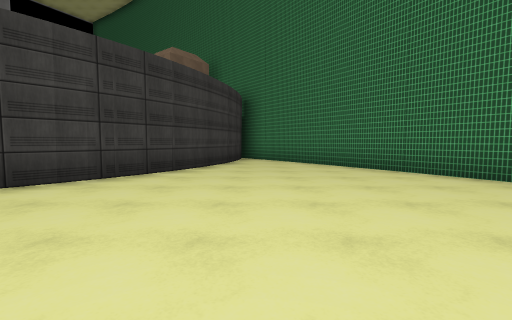
[1] (above)

15 first-person views from a walk through a 3-D level made in the Unity game engine. The camera is 1.3 m above the floor, tilts 4° down and sees 90° across. The floor is counted in squares, 2 m on a side. Each view is taken from the middle of a square. On the plan, view 1 faces up. The plan holds only what a view shows up to about 9 squares ahead; the rest is blank. The place goes on beyond the plan. Some animated figures are not drawn. Some surface patterns are stand-ins.

[2]
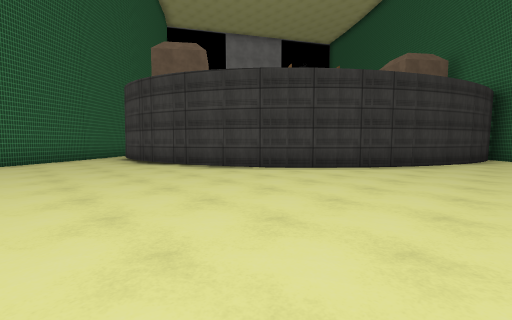

[3]
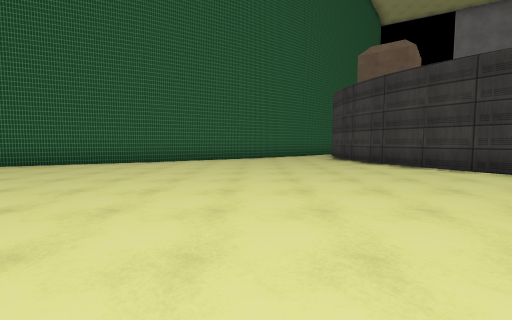

[4]
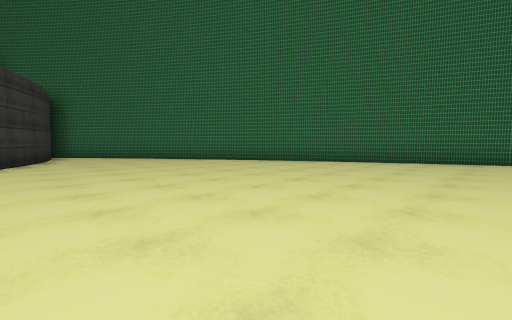

[5]
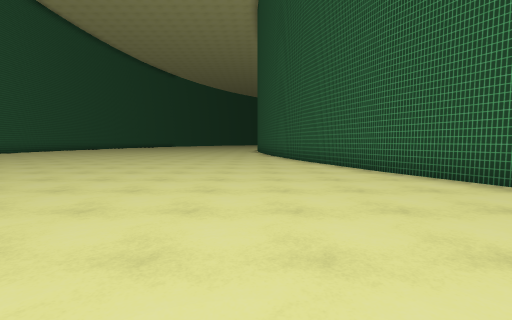

[6]
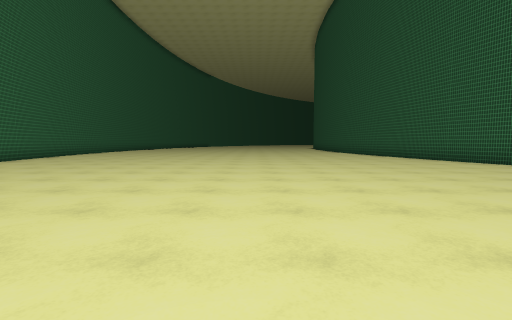

[7]
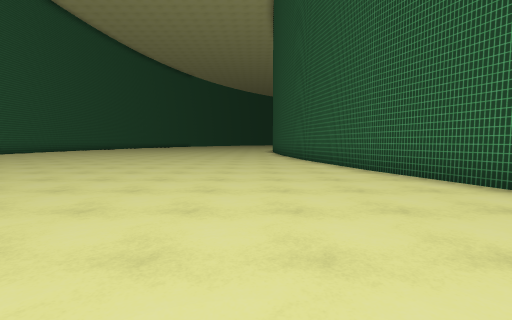

[8]
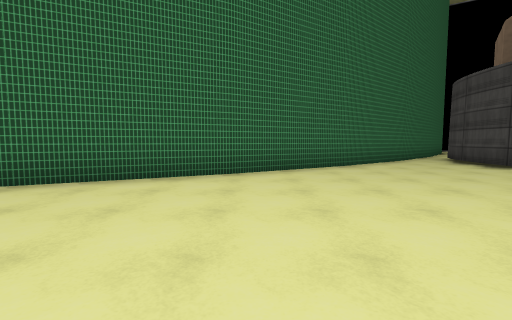

[9]
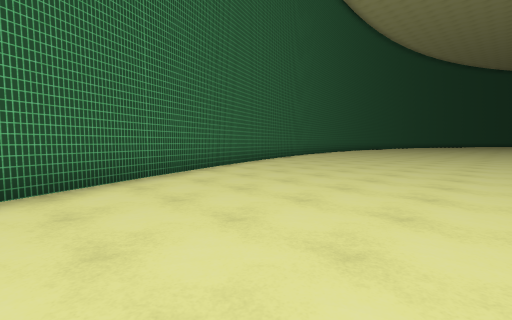

[10]
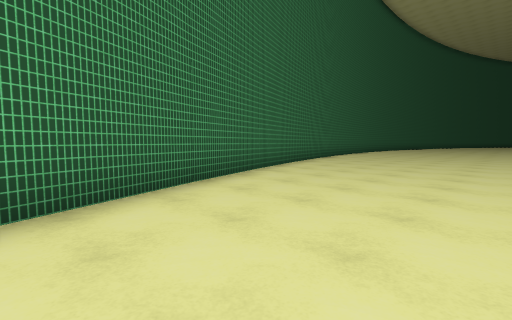

[11]
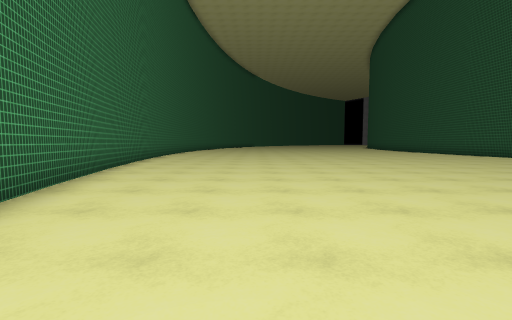

[12]
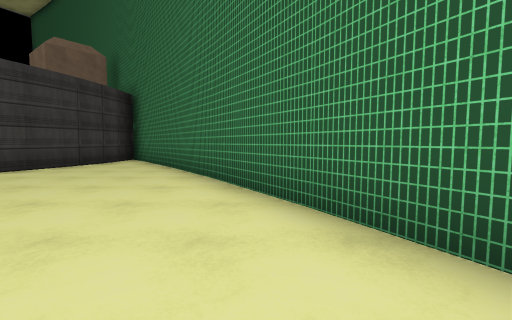

[13]
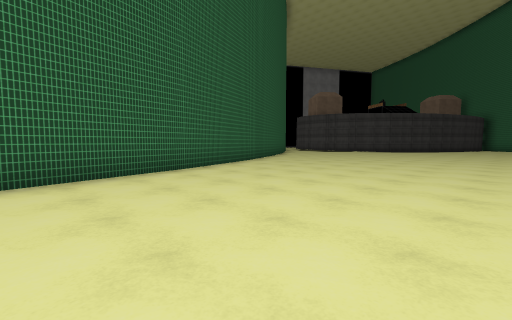

[14]
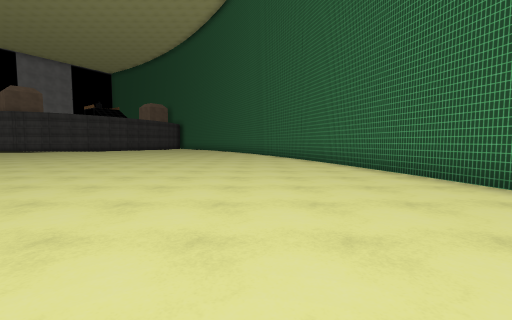

[15]
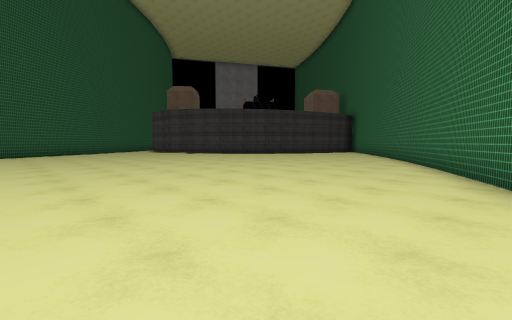

### Floor plan
Points are (right, up) in squares from view 1. A wall is a line through its corners. A room is listed if a view was taken in it or the views show most of it. See-through windows are left out.
Room 1 (views 1, 2, 3, 4, 5, 6, 7, 8, 9, 10, 11, 12, 13, 14, 15)
walls: (7, -0.7) (3.3, 5.7); (-5.8, -8.5) (-4.6, -11.8) (-3.8, -15.1); (-7.3, -5.4) (-5.7, -8.7); (9.6, -7.5) (6.9, -0.6); (-5, 2.4) (-6.1, 1.7); (-6, 1.8) (-6.8, 1.4); (-6.7, 1.5) (-7.2, 1.3); (-7.1, 1.3) (-7.9, 1.1); (-9.1, -2.5) (-7.2, -5.6); (-7.8, 1.2) (-8.9, 1.1); (3.3, 5.6) (0.4, 9.7); (-1.8, 5.8) (-2.6, 4.7) (-3.7, 3.4) (-5.1, 2.3); (-8.7, 1.1) (-9.4, 1.1); (-9.3, 1.1) (-10.1, 1.3); (10.8, -12.3) (9.5, -7.5); (-9.9, 1.2) (-10.6, 1.5); (-1, 7.7) (-1.8, 5.7); (-11.1, 0.3) (-9, -2.5); (11.1, -15.1) (10.7, -12.2); (-0.6, 9.3) (-0.8, 8.4) (-1, 7.6); (0.4, 9.6) (-0.4, 10.4); (-0.6, 10) (-0.6, 9.1)

Where each view was taken, in squares from view 1:
view 1: 0 up, 0 right, facing up
view 2: 2 down, 0 right, facing up-left
view 3: 2 down, 1 right, facing left
view 4: 3 down, 2 left, facing up-right
view 5: 3 down, 3 left, facing down
view 6: 3 down, 2 right, facing down
view 7: 6 down, 2 left, facing down
view 8: 5 down, 2 left, facing left
view 9: 1 down, 3 right, facing down-right
view 10: 3 down, 5 right, facing down-right
view 11: 6 down, 7 right, facing down
view 12: 1 up, 4 right, facing up
view 13: 15 down, 1 right, facing up-left
view 14: 15 down, 7 right, facing up
view 15: 6 down, 7 right, facing up-left
